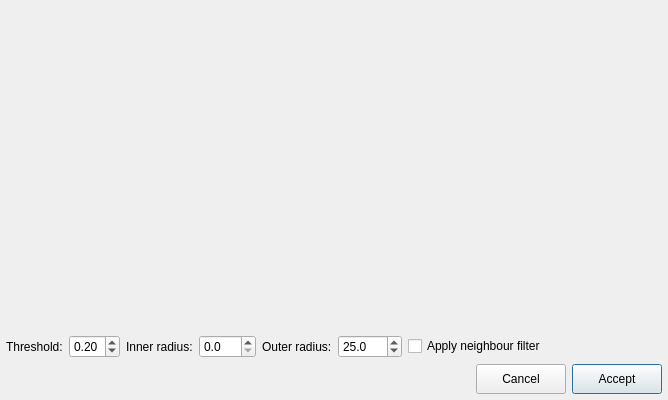
<?xml version="1.0" encoding="UTF-8"?>
<ui version="4.0">
 <class>ValidPixelSelector</class>
 <widget class="QDialog" name="ValidPixelSelector">
  <property name="geometry">
   <rect>
    <x>0</x>
    <y>0</y>
    <width>400</width>
    <height>400</height>
   </rect>
  </property>
  <property name="windowTitle">
   <string>Select valid pixels</string>
  </property>
  <layout class="QVBoxLayout" name="mainLayout">
   <property name="leftMargin">
    <number>6</number>
   </property>
   <property name="topMargin">
    <number>6</number>
   </property>
   <property name="rightMargin">
    <number>6</number>
   </property>
   <property name="bottomMargin">
    <number>6</number>
   </property>
   <property name="spacing">
    <number>6</number>
   </property>
   <item>
    <widget class="GraphicsLayoutWidget" name="glw" native="true">
     <property name="sizePolicy">
      <sizepolicy hsizetype="Expanding" vsizetype="Expanding">
       <horstretch>0</horstretch>
       <verstretch>1</verstretch>
      </sizepolicy>
     </property>
     <property name="minimumSize">
      <size>
       <width>200</width>
       <height>200</height>
      </size>
     </property>
    </widget>
   </item>
   <item>
    <layout class="QHBoxLayout" name="controlsLayout">
     <item>
      <widget class="QLabel" name="thresholdLabel">
       <property name="text">
        <string>Threshold:</string>
       </property>
      </widget>
     </item>
     <item>
      <widget class="QDoubleSpinBox" name="thresholdBox">
       <property name="decimals">
        <number>2</number>
       </property>
       <property name="minimum">
        <double>0.000000000000000</double>
       </property>
       <property name="maximum">
        <double>1.000000000000000</double>
       </property>
       <property name="singleStep">
        <double>0.010000000000000</double>
       </property>
       <property name="value">
        <double>0.200000000000000</double>
       </property>
      </widget>
     </item>
         <item>
            <widget class="QLabel" name="innerRadiusLabel">
             <property name="text">
                <string>Inner radius:</string>
             </property>
            </widget>
         </item>
         <item>
            <widget class="QDoubleSpinBox" name="innerRadiusBox">
             <property name="decimals">
                <number>1</number>
             </property>
             <property name="minimum">
                <double>0.000000000000000</double>
             </property>
             <property name="maximum">
                <double>100.000000000000000</double>
             </property>
             <property name="singleStep">
                <double>1.000000000000000</double>
             </property>
             <property name="value">
                <double>0.000000000000000</double>
             </property>
            </widget>
         </item>
         <item>
            <widget class="QLabel" name="outerRadiusLabel">
             <property name="text">
                <string>Outer radius:</string>
             </property>
            </widget>
         </item>
         <item>
            <widget class="QDoubleSpinBox" name="outerRadiusBox">
             <property name="decimals">
                <number>1</number>
             </property>
             <property name="minimum">
                <double>0.000000000000000</double>
             </property>
             <property name="maximum">
                <double>1000.000000000000000</double>
             </property>
             <property name="singleStep">
                <double>1.000000000000000</double>
             </property>
             <property name="value">
                <double>25.000000000000000</double>
             </property>
            </widget>
         </item>
     <item>
      <widget class="QCheckBox" name="filterCheck">
       <property name="text">
        <string>Apply neighbour filter</string>
       </property>
      </widget>
     </item>
     <item>
      <widget class="QLabel" name="countLabel">
       <property name="minimumSize">
        <size>
         <width>110</width>
         <height>0</height>
        </size>
       </property>
       <property name="text">
        <string/>
       </property>
       <property name="alignment">
        <set>Qt::AlignRight|Qt::AlignVCenter</set>
       </property>
      </widget>
     </item>
     <item>
      <spacer name="controlsSpacer">
       <property name="orientation">
        <enum>Qt::Horizontal</enum>
       </property>
       <property name="sizeHint" stdset="0">
        <size>
         <width>40</width>
         <height>20</height>
        </size>
       </property>
      </spacer>
     </item>
    </layout>
   </item>
   <item>
    <layout class="QHBoxLayout" name="buttonsLayout">
     <item>
      <spacer name="buttonsSpacer">
       <property name="orientation">
        <enum>Qt::Horizontal</enum>
       </property>
       <property name="sizeHint" stdset="0">
        <size>
         <width>40</width>
         <height>20</height>
        </size>
       </property>
      </spacer>
     </item>
     <item>
      <widget class="QPushButton" name="cancelButton">
       <property name="minimumSize">
        <size>
         <width>90</width>
         <height>30</height>
        </size>
       </property>
       <property name="text">
        <string>Cancel</string>
       </property>
       <property name="autoDefault">
        <bool>false</bool>
       </property>
      </widget>
     </item>
     <item>
      <widget class="QPushButton" name="okButton">
       <property name="minimumSize">
        <size>
         <width>90</width>
         <height>30</height>
        </size>
       </property>
       <property name="text">
        <string>Accept</string>
       </property>
       <property name="autoDefault">
        <bool>true</bool>
       </property>
       <property name="default">
        <bool>true</bool>
       </property>
      </widget>
     </item>
    </layout>
   </item>
  </layout>
 </widget>
 <customwidgets>
  <customwidget>
   <class>GraphicsLayoutWidget</class>
   <extends>QWidget</extends>
   <header>pyqtgraph</header>
   <container>1</container>
  </customwidget>
 </customwidgets>
 <resources/>
 <connections/>
</ui>
